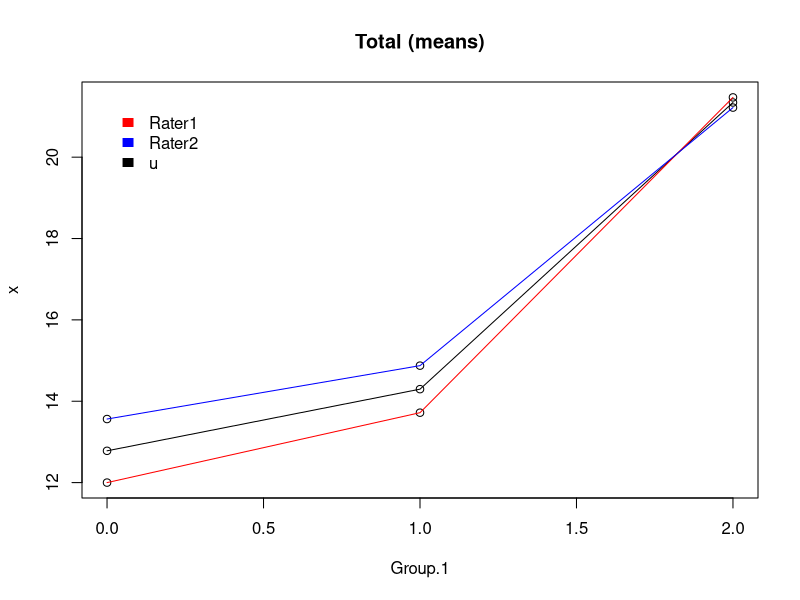
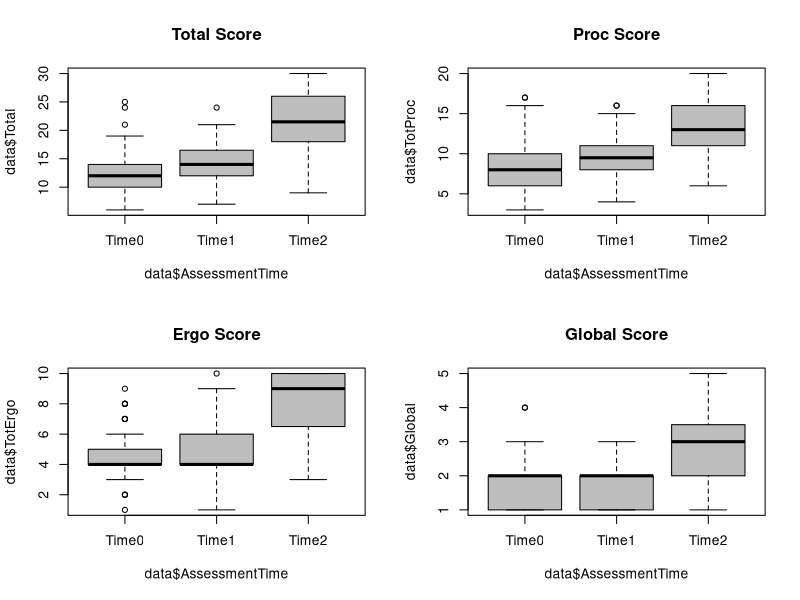

The R source for these figures, in order: (Note: this script raises an error after producing the figures.)
setwd("C:\\Users\\KOU\\Documents\\GitHub\\FAER_Study")
data <- read.table("video_stats.txt", header=T)
Rater1 <- subset(data, data$Rater==1)
Rater2 <- subset(data, data$Rater==2)
#Need to remove illegal symbols [#,!,',",%] before reading
survey_data <- read.table("survey_stats.txt", header=T, sep="\t")
demo_data <- read.table("demo_stats.txt", header=T, sep="\t")


##Total Rater Scores (30 Points)
	#Lineplot Mean over TimeAssessment
	Mean.Total <- aggregate(data$Total, list(data$AssessmentTime), mean)
	Mean.Rater1 <- aggregate(Rater1$Total, list(Rater1$AssessmentTime), mean)
	Mean.Rater2 <- aggregate(Rater2$Total, list(Rater2$AssessmentTime), mean)
	plot(rbind(Mean.Total, Mean.Rater1, Mean.Rater2), main="Total (means)" )
	lines(Mean.Total)
	lines(Mean.Rater1 , col="red")
	lines(Mean.Rater2 , col="blue")
	legend(range(Mean.Total["Group.1"])[1], range(Mean.Total["x"])[2],c("Rater1", "Rater2", "u"),c("red", "blue", "black"), border="white", bty="n")
	#BoxWhisker Mean over TimeAssessment
	par(mfrow=c(2,2))
	boxplot(data$Total ~ data$AssessmentTime, main="Total Score", data = data, col = "grey", xaxt="n")
	axis(1, at=1:3, labels=c("Time0", "Time1", "Time2"))
	boxplot(data$TotProc ~ data$AssessmentTime, main="Proc Score", col = "grey", xaxt="n")
	axis(1, at=1:3, labels=c("Time0", "Time1", "Time2"))
	boxplot(data$TotErgo ~ data$AssessmentTime, main="Ergo Score", col = "grey", xaxt="n")
	axis(1, at=1:3, labels=c("Time0", "Time1", "Time2"))
	boxplot(data$Global ~ data$AssessmentTime, main="Global Score", col = "grey", xaxt="n")
	axis(1, at=1:3, labels=c("Time0", "Time1", "Time2"))

	#Is there an interaction between Rater and AssessmentTime? No.
	summary(aov(data$Total ~ Rater*AssessmentTime))


##Linear Regression; Response Variable:Total Score 
	Rater <- factor(data$Rater)
	AssessmentTime<- factor(data$AssessmentTime)
	#Full model
	summary( lm(data$Total ~ Rater + AssessmentTime))
	#Just Rater model
	summary( lm(data$Total ~ Rater))
	#Just AssessmentTime model
	summary( lm(data$Total ~ AssessmentTime))


##ANOVA by sub-score
	Rater <- factor(data$Rater)
	AssessmentTime<- factor(data$AssessmentTime)
	#Total Score
	data.aov <- aov(data$Total ~ Rater + AssessmentTime)
	TukeyHSD(data.aov , 'AssessmentTime', conf.level=0.95)
	boxplot(Total~Rater+AssessmentTime, data = data, main="Total Score (0-30)", xlab="(Rater).(Time)", col="grey")
	#Proc Score
	data.aovProc <- aov(data$TotProc ~ Rater + AssessmentTime)
	TukeyHSD(data.aovProc, 'AssessmentTime', conf.level=0.95)
	boxplot(TotProc~Rater+AssessmentTime, data = data, main="TotProc Score (0-20)", xlab="(Rater).(Time)", col="grey")
	#Ergo Score
	data.aovErgo <- aov(data$TotErgo ~ Rater + AssessmentTime)
	TukeyHSD(data.aovErgo, 'AssessmentTime', conf.level=0.95)
	boxplot(TotErgo~Rater+AssessmentTime, data = data, main="TotErgo Score (0-10)", xlab="(Rater).(Time)", col="grey")
	#Global 5 Point Score
	data.aov5 <- aov(data$Global ~ Rater + AssessmentTime)
	TukeyHSD(data.aov5 , 'AssessmentTime', conf.level=0.95)
	boxplot(Global~Rater+AssessmentTime, data = data, main="Global Score (1-5)", xlab="(Rater).(Time)", col="grey")


## rmANOVA
	data.rm <- within(data, {
		Rater<-factor(Rater) 
		AssessmentTime<-factor(AssessmentTime)
		Subj<-factor(Subj)
	})
	#AOV Subject in error term
	summary(aov(Total ~ Rater*AssessmentTime+Error(Subj), data = data.rm ))
	summary(aov(TotProc ~ Rater*AssessmentTime+Error(Subj), data = data.rm ))
	summary(aov(TotErgo ~ Rater*AssessmentTime+Error(Subj), data = data.rm ))
	summary(aov(Global ~ Rater*AssessmentTime+Error(Subj), data = data.rm ))
	#AOV Subject with Rater as a between-subjects variable; residual calc is different from NCSS	
	summary(aov(Total ~ Rater*AssessmentTime+Error(Subj/(Rater)), data = data.rm))
 	#Try LME?
	library(nlme)
	summary(lme(Total ~ Rater * AssessmentTime, random=~1 |Subj, data=data.rm,))



##MANOVA for 3 response variables (Proc, Ergo, Global)
	TotProc <- data$TotProc
	TotErgo <- data$TotErgo
	Global <- data$Global
	data.manova <- manova(cbind(TotProc, TotErgo, Global)~Rater + AssessmentTime)


## Means for all subgroups; raw score histogram
	print(model.tables(data.aov ,"means"),digits=3)
	print(model.tables(data.aovProc ,"means"),digits=3)
	print(model.tables(data.aovErgo ,"means"),digits=3)
	print(model.tables(data.aov5 ,"means"),digits=3)
	tapply(data$Total, factor(data$Rater), mean)
	tapply(data$Total, factor(data$AssessmentTime), mean)
	#Total Score Dist
	par(mfrow = c( 2, 2 ))
	hist(data$Total)
	hist(data$TotProc)
	hist(data$TotErgo)
	hist(data$Global)
	par(mfrow = c( 1, 1 ))


## Correlation Between Raters
	# Correlation of 15 technical scores for Regional Anesth
	x <- cor(subset(data[,8:22], data$Rater==1), subset(data[,8:22], data$Rater==2))
	x.1 <- x[row(x)==col(x)]
	names(x.1) <- names(data[,8:22])
	# Correlation of Ergo scores
	x.Ergo <- cor(subset(data[,6], data$Rater==1), subset(data[,6], data$Rater==2))
	# Correlation of Proc scores
	x.Proc <- cor(subset(data[,5], data$Rater==1), subset(data[,5], data$Rater==2))
	# Correlation of overall scores
	x.Total <- cor(subset(data[,4], data$Rater==1), subset(data[,4], data$Rater==2))
	# Correlation of Global 5 point scale
	x.5Scale <- cor(subset(data[,7], data$Rater==1), subset(data[,7], data$Rater==2))


##t-tests pairwise t-tests for paired data
	t.test(data$Total[data$Rater==1], data$Total[data$Rater==2], paired=TRUE)
	pairwise.t.test(data$Total, AssessmentTime, paired=F, p.adj="bonferroni")


##ICC
	library(psych)
	data.ICC <- cbind(subset(data["Total"], data$Rater==1),subset(data["Total"], data$Rater==2))
	colnames(data.ICC) <- c("Rater1", "Rater2")
	ICC(data.ICC)


##kappa
	data.kappa <- cbind(subset(data["Global"], data$Rater==1),subset(data["Global"], data$Rater==2))
	kappa2(data.kappa, c(0,1,2,3,4))
	data.kappa <- cbind(subset(data["Total"], data$Rater==1),subset(data["Total"], data$Rater==2))
	kappa2(data.kappa, 0:(range(data.kappa)[2]-range(data.kappa)[1]))



##########################
##Survey series of 3 month quarterly follows
	Total.singleInjection <- apply(apply(apply(survey_data[,grep("N.S.", names(survey_data))], 2, as.character), 2, as.numeric),1, sum)
	Total.continuous <- apply(apply(apply(survey_data[,grep("N.C.", names(survey_data))], 2, as.character), 2, as.numeric),1, sum)
	#remove dropped participant
	survey_data <- subset(survey_data, survey_data$SUBJ!=19) 
	data <- subset(data, substr(data$Subj, 1,2)!="19") 
	#Check for scarcity of data
	timep.0 <- subset(survey_data, survey_data$QTR==0)
	timep.1 <- subset(survey_data, survey_data$QTR==1)
	timep.2 <- subset(survey_data, survey_data$QTR==2)
	timep.3 <- subset(survey_data, survey_data$QTR==3)
	timep.4 <- subset(survey_data, survey_data$QTR==4)
	
#Graphic of single factor over time
	par(mfrow = c( 1, 6 ))
	n= 3
	boxplot(as.numeric(as.character(survey_data[,n]))~survey_data[,2], main="Tot SI")
	tseries <- cbind(timep.0[,n],timep.1[,n],timep.2[,n],timep.3[,n],timep.4[,n])
	colnames(tseries) <- 0:4
	for (i in 1:5) {hist(tseries[,i], main= paste("time", i))}


#Graphics of factors by boxplot
	jpeg("test.jpg", width = 1000, height = 3500)
	layout(matrix(1:80, 16, 5, byrow = TRUE))
	for (i in c(3:58, 60:77)){
		boxplot(as.numeric(as.character(survey_data[,3])) ~survey_data[,2], main=names(survey_data)[i])
	}
	Total.singleInjection <- apply(apply(apply(survey_data[,grep("N.S.", names(survey_data))], 2, as.character), 2, as.numeric),1, sum)
	Total.continuous <- apply(apply(apply(survey_data[,grep("N.C.", names(survey_data))], 2, as.character), 2, as.numeric),1, sum)
	boxplot(Total.singleInjection~survey_data[,2], main="Tot_S")
	boxplot(Total.continuous~survey_data[,2], main="Tot_C")
	dev.off()

	par(mfrow = c( 1, 2 ))
	#Total S-blocks line plot over timep
	plot(survey_data[,2], Total.singleInjection)
	for( i in c(1:18,20:32)){
		lines(survey_data[,2][survey_data[,1]==i], Total.singleInjection[survey_data[,1]==i])
	}
	#Total C-blocks line plot over timep
	plot(survey_data[,2], Total.continuous )
	for( i in c(1:18,20:32)){
		lines(survey_data[,2][survey_data[,1]==i], Total.continuous [survey_data[,1]==i])
	}
#Graphics of factors by boxplot TOT_S and TOT_C
	boxplot(Total.singleInjection~survey_data[,2], main="Tot_S")
	apply(cbind(Total.singleInjection[survey_data[,2]==0],Total.singleInjection[survey_data[,2]==1],Total.singleInjection[survey_data[,2]==2],Total.singleInjection[survey_data[,2]==3],Total.singleInjection[survey_data[,2]==4]),2,hist)
	boxplot(Total.continuous ~survey_data[,2], main="Tot_C")
	apply(cbind(Total.continuous [survey_data[,2]==0],Total.continuous[survey_data[,2]==1],Total.continuous[survey_data[,2]==2],Total.continuous[survey_data[,2]==3],Total.continuous[survey_data[,2]==4]),2,hist)

#Obstacle Ratings
	Obstacles.frame <- replace(survey_data[,50:58],survey_data[,50:58]==0, NA)
	boxplot(Obstacles.frame , main="Obstacles", yaxt="n", xaxt="n", xlim=c(0.5,10),horizontal=T, ylim=c(-4,5))
	text(rep(-4,9), 1:9,labels=names(survey_data)[50:58], pos=4, cex=0.75)
	text((1:5)-0.2, rep(10,5),labels=1:5, pos=4, cex=1.1)
	
#Effective Teaching Methods
	Teaching.frame <- replace(survey_data[,60:68],apply(survey_data[,60:68],2,substr,1,1)=="0", NA)
	Teaching.frame$EffectiveTeachingMethods.Cadaverlab <- as.numeric(as.character(Teaching.frame[,9]))
	boxplot(Teaching.frame, main="Teaching", yaxt="n", xaxt="n", xlim=c(0.5,10),horizontal=T, ylim=c(-4,5))
	text(rep(-4,9), 1:9,labels=names(survey_data)[60:68], pos=4, cex=0.75)
	text((1:5)-0.2, rep(10,56),labels=1:5, pos=4, cex=1.1)

#Use of Learning Methods
	Learning.frame <- survey_data[,69:77]
	Learning.frame <- replace(Learning.frame, Learning.frame==4, 1) 
	Learning.frame.plot <- apply(Learning.frame,2,table)
	Learning.frame.plot <- rbind(Learning.frame.plot[1,order(Learning.frame.plot[2,])], sort(Learning.frame.plot[2,]))
	barplot(Learning.frame.plot, main="Used Learning Methods", yaxt="n", xaxt="n", horiz=T, legend=c("Yes", "No"), xlim=c(-125,200), ylim=c(-1,10))
	text(rep(-125,9), (1:9*1.2)-0.5,labels=colnames(Learning.frame.plot), pos=4, cex=0.75)
	text(seq(0,150,50)-7, rep(-1,4), labels=seq(0,150,50), pos=4, cex=1.1)

#Events
	Event.frame <- survey_data[,47:49]
	Event.frame <- replace(Event.frame, Event.frame=="Less than 5", 4)
	Event.frame <- apply(apply(Event.frame,2,as.character),2, as.numeric) 
	Event.frame.scsrate <- cbind(timep.0[,47], timep.1[,47], timep.2[,47], timep.3[,47], timep.4[,47])
	Event.frame.puncture <- cbind(timep.0[,48], timep.1[,48], timep.2[,48], timep.3[,48], timep.4[,48])
	Event.frame.arrest <- cbind(timep.0[,49], timep.1[,49], timep.2[,49], timep.3[,49], timep.4[,49])
	par(mfrow=c(1,3))
	boxplot(Event.frame.scsrate , main=names(survey_data[47]))
	boxplot(Event.frame.puncture , main=names(survey_data[48]), cex.main=0.85)
	boxplot(Event.frame.arrest , main=names(survey_data[49]), cex.main=0.85)

#rmANOVA
	#AOV Subject in error term
	summary(aov(Total.singleInjection~ QTR+Error(SUBJ), data = survey_data))
	#AOV Subject with Rater as a between-subjects variable; residual calc is different from NCSS	
	summary(aov(Total.continuous ~ QTR+Error(SUBJ), data = survey_data))


#TukeyHSD
	QTR = factor(survey_data$QTR)
	TukeyHSD(aov(Total.singleInjection~ QTR), 'QTR', conf.level=0.95)
	TukeyHSD(aov(Total.continuous~ QTR), 'QTR', conf.level=0.95)


	#Linear Model
		Total.singleInjection.Ag <- (
		subset(Total.singleInjection, c(F,T,F,F,F)) + 
		subset(Total.singleInjection, c(F,F,T,F,F)) + 
		subset(Total.singleInjection, c(F,F,F,T,F)) +
		subset(Total.singleInjection, c(F,F,F,F,T))
		)
		singleInjection.T0 <- subset(Total.singleInjection, c(T,F,F,F,F))
		Total.continuous.Ag <- (
		subset(Total.continuous, c(F,T,F,F,F)) + 
		subset(Total.continuous, c(F,F,T,F,F)) + 
		subset(Total.continuous, c(F,F,F,T,F)) +
		subset(Total.continuous, c(F,F,F,F,T))
		)
		Total.continuous.T0 <- subset(Total.continuous, c(T,F,F,F,F))
		
		QTR = factor(survey_data$QTR)
		
		#Gender from demographic survey 0=Non Teaching, 1=Teaching
		var.teaching <- (demo_data[,7])[c(TRUE,FALSE,FALSE)]
		var.teaching <- var.teaching[c(1:18,20:32)]
		var.teaching <- replace(as.character(var.teaching), var.teaching=="NT", "0")
		var.teaching <- replace(as.character(var.teaching), var.teaching=="T", "1")
		var.teaching <- as.numeric(var.teaching)
		#var.teaching <- rep(var.teaching, each=5)
		
		#Skill test scores from Video scores
		cuScores <- rep(
		#data[,4][c(T,F,F,F,F,F)] + 
		#data[,4][c(F,T,F,F,F,F)] + 
		#data[,4][c(F,F,T,F,F,F)] + 
		#data[,4][c(F,F,F,T,F,F)] +
		data[,4][c(F,F,F,F,T,F)] +
		data[,4][c(F,F,F,F,F,T)]
		)
		
		#Gender from demographic survey 0=Male, 1=Female
		var.gender <- (demo_data[,4])[c(TRUE,FALSE,FALSE)]
		var.gender <- var.gender [c(1:18,20:32)]
		var.gender <- replace(as.character(var.gender ), var.gender =="M", "0")
		var.gender <- replace(as.character(var.gender ), var.gender =="F", "1")
		var.gender <- as.numeric(var.gender)
		#var.gender <- rep(var.gender, each=5)
		
		#Age and years of practice from demographic survey
		var.age <- (demo_data[,3])[c(TRUE,FALSE,FALSE)]
		var.age <- var.age [c(1:18,20:32)]
		var.age <- as.numeric(var.age )
		var.exp <- (demo_data[,5])[c(TRUE,FALSE,FALSE)]
		var.exp <- var.exp [c(1:18,20:32)]
		var.exp <- as.numeric(var.exp)
		#var.age <- rep(var.age , each=5)
		#var.exp <- rep(var.exp , each=5)
		

		summary( lm(Total.singleInjection.Ag~ var.teaching))
		summary( lm(Total.continuous.Ag~ var.teaching ))
		summary( lm(Total.singleInjection.Ag~ singleInjection.T0))
		summary( lm(Total.continuous.Ag~ continuous.T0))
		summary( lm(Total.singleInjection.Ag~ cuScores ))
		summary( lm(Total.continuous.Ag~ cuScores ))
		summary( lm(Total.singleInjection.Ag~ var.gender ))
		summary( lm(Total.continuous.Ag~ var.gender ))
		summary( lm(Total.singleInjection.Ag~ var.age ))
		summary( lm(Total.continuous.Ag~ var.age ))
		summary( lm(Total.singleInjection.Ag~ var.exp ))
		summary( lm(Total.continuous.Ag~ var.exp ))
		summary( lm(Total.singleInjection.Ag~ var.age + var.gender+ var.teaching +cuScores ))
		summary( lm(Total.continuous.Ag~ var.age + var.gender+ var.teaching +cuScores))
		#Most Resonable Model so far
		summary( lm(Total.singleInjection.Ag~ singleInjection.T0+var.exp+var.teaching))

		#Dependent Variable Scatterplot Matrix
		library(car)
		this.gender <- ((demo_data[,4])[c(TRUE,FALSE,FALSE)])[c(1:18,20:32)]
		scatterplotMatrix(~var.exp+var.age |this.gender )

		this.teaching <- ((demo_data[,7])[c(TRUE,FALSE,FALSE)])[c(1:18,20:32)]
		scatterplotMatrix(~Total.singleInjection.Ag+cuScores+singleInjection.T0+var.exp|this.teaching )

		scatterplotMatrix(~Total.singleInjection.Ag+Total.continuous.Ag |this.teaching )

#nxn correlation plots ; stronger filter
	correlation.pickpops <- apply(apply(apply(survey_data,2,as.character),2,as.numeric), 2, median)
	correlation.pickpops <- correlation.pickpops[correlation.pickpops!=0]
	correlation.pickpops <- correlation.pickpops[!is.na(correlation.pickpops)]
	correlation.names <- names(correlation.pickpops)
	survey_data.numeric <- apply(apply(survey_data[correlation.names],2,as.character),2,as.numeric)
	correlation.mlist <- unlist(as.list(cor(survey_data.numeric, survey_data.numeric)))
	correlation.append = NULL
	correlation.append <- cbind( data.frame(rep(correlation.names, each=length(correlation.names))), data.frame(rep(correlation.names, length(correlation.names))) )
	correlation.append <- cbind(correlation.append, correlation.mlist)
	correlation.append <- correlation.append[correlation.append[,1]!=correlation.append[,2],]
	correlation.append <- correlation.append[!is.na(correlation.append[,3]),]
	names(correlation.append) = c("reponse1", "response2", "correlation")
	sink("out.txt")
	correlation.append[correlation.append[,3]>(0.7),]
	correlation.append[correlation.append[,3]<(-0.3),]
	sink()


#heatmap1
	singleInjection <- apply(apply(survey_data[,grep("N.S.", names(survey_data))], 2, as.character), 2, as.numeric)
	continuous <- apply(apply(survey_data[,grep("N.C.", names(survey_data))], 2, as.character), 2, as.numeric)
	singleInjection.sscore <- (
	subset(singleInjection, c(T,F,F,F,F)) + 
	subset(singleInjection, c(F,T,F,F,F)) + 
	subset(singleInjection, c(F,F,T,F,F)) + 
	subset(singleInjection, c(F,F,F,T,F)) +
	subset(singleInjection, c(F,F,F,F,T))
	)
	continuous.sscore <- (
	subset(continuous, c(T,F,F,F,F)) + 
	subset(continuous, c(F,T,F,F,F)) + 
	subset(continuous, c(F,F,T,F,F)) + 
	subset(continuous, c(F,F,F,T,F)) +
	subset(continuous, c(F,F,F,F,T))
	)	
	x <- cbind(singleInjection.sscore, continuous.sscore)
	rownames(x) <- as.character(c(1:18,20:32))
	heatmap(x, Rowv = NA, Colv = NA,col = cm.colors(256), scale = "row", main="All Blocks (subset total)")
	
#heatmap2
	timep.0.SI <- cbind(Total.singleInjection[survey_data$QTR==0])
	timep.0.C <- cbind(Total.continuous[survey_data$QTR==0])
	timep.1.SI <- cbind(Total.singleInjection[survey_data$QTR==1])
	timep.1.C <- cbind(Total.continuous[survey_data$QTR==1])
	timep.2.SI <- cbind(Total.singleInjection[survey_data$QTR==2])
	timep.2.C <- cbind(Total.continuous[survey_data$QTR==2])
	timep.3.SI <- cbind(Total.singleInjection[survey_data$QTR==3])
	timep.3.C <- cbind(Total.continuous[survey_data$QTR==3])
	timep.4.SI <- cbind(Total.singleInjection[survey_data$QTR==4])
	timep.4.C <- cbind(Total.continuous[survey_data$QTR==4])		
	
#Single Injection heatmap
	x <- cbind(timep.0.SI, timep.1.SI, timep.2.SI, timep.3.SI, timep.4.SI) 
	rownames(x) <- as.character(c(1:18,20:32))
	colnames(x) <- c("Time0", "Time1", "Time2", "Time3", "Time4")
	heatmap(x, Rowv = NA, Colv = NA,col = cm.colors(256), scale = "row", main="Single I Blocks (time total)")
	#Continuous Block heatmap
	x <- cbind(timep.0.C, timep.1.C, timep.2.C, timep.3.C, timep.4.C)
	rownames(x) <- as.character(c(1:18,20:32))
	colnames(x) <- c("Time0", "Time1", "Time2", "Time3", "Time4")
	heatmap(x, Rowv = NA, Colv = NA,col = cm.colors(256), scale = "row", main="Continuous Blocks (time total)")
 	#Block type heatmap
	x <- cbind(timep.0.SI, timep.1.SI, timep.2.SI, timep.3.SI, timep.4.SI, timep.0.C, timep.1.C, timep.2.C, timep.3.C, timep.4.C)
	rownames(x) <- as.character(c(1:18,20:32))
	colnames(x) <- c("Time0", "Time1", "Time2", "Time3", "Time4", "Time0", "Time1", "Time2", "Time3", "Time4")
	heatmap(x, Rowv = NA, Colv = NA,col = cm.colors(256), scale = "row", main="All blocks (count total)", xlab = "Single I                                 Continuous   ", margins=c(7,2))

#Preferences 
	par(mfrow=c(1,2))
	singleInjection.pref <- apply(apply(survey_data[,grep("PREF.", names(survey_data))], 2, as.character), 2, as.numeric)
	continuous.pref <- apply(apply(survey_data[,grep("PREF.", names(survey_data))], 2, as.character), 2, as.numeric)
	singleInjection.pref.Q <- cbind(
	subset(singleInjection.pref , c(T,F,F,F,F)), 
	subset(singleInjection.pref , c(F,T,F,F,F)), 
	subset(singleInjection.pref , c(F,F,T,F,F)), 
	subset(singleInjection.pref , c(F,F,F,T,F)), 
	subset(singleInjection.pref , c(F,F,F,F,T)),
	)
	plot(rep(0:4,each=nrow(singleInjection.pref.Q)),singleInjection.pref.Q, main="PreferenceScore over time", xlim=c(0,5.5), xaxt="n", xlab="time")
	for (i in 1:nrow(singleInjection.pref.Q)) { 
  		lines(0:4, singleInjection.pref.Q[i,]) 
	} 
	text(rep(4.1,11)+c(rep(c(0,0.4), 5),0), singleInjection.pref.Q[,5], substring(rownames(singleInjection.pref.Q),6)[order(singleInjection.pref.Q[,5])], pos=4) 
	axis(1, 0:4)
#Comfort 
	singleInjection.comf <- apply(apply(survey_data[,grep("COMF.", names(survey_data))], 2, as.character), 2, as.numeric)
	continuous.comf <- apply(apply(survey_data[,grep("COMF.", names(survey_data))], 2, as.character), 2, as.numeric)
	singleInjection.comf.Q <- cbind(
	apply(subset(singleInjection.comf , c(T,F,F,F,F)), 2 , mean, na.rm=T) , 
	apply(subset(singleInjection.comf , c(F,T,F,F,F)), 2 , mean, na.rm=T) , 
	apply(subset(singleInjection.comf , c(F,F,T,F,F)), 2 , mean, na.rm=T) , 
	apply(subset(singleInjection.comf , c(F,F,F,T,F)), 2 , mean, na.rm=T) ,
	apply(subset(singleInjection.comf , c(F,F,F,F,T)), 2 , mean, na.rm=T)
	)
	plot(rep(0:4,each=nrow(singleInjection.comf.Q)),singleInjection.comf.Q, main="ComfortScore over time", xlim=c(0,5.5), xaxt="n", xlab="time")
	for (i in 1:nrow(singleInjection.comf.Q)) { 
  		lines(0:4, singleInjection.comf.Q[i,]) 
	}
	text(rep(4.2,11), singleInjection.comf.Q[,5], substring(rownames(singleInjection.comf.Q),6), pos=4)
	axis(1, 0:4)
